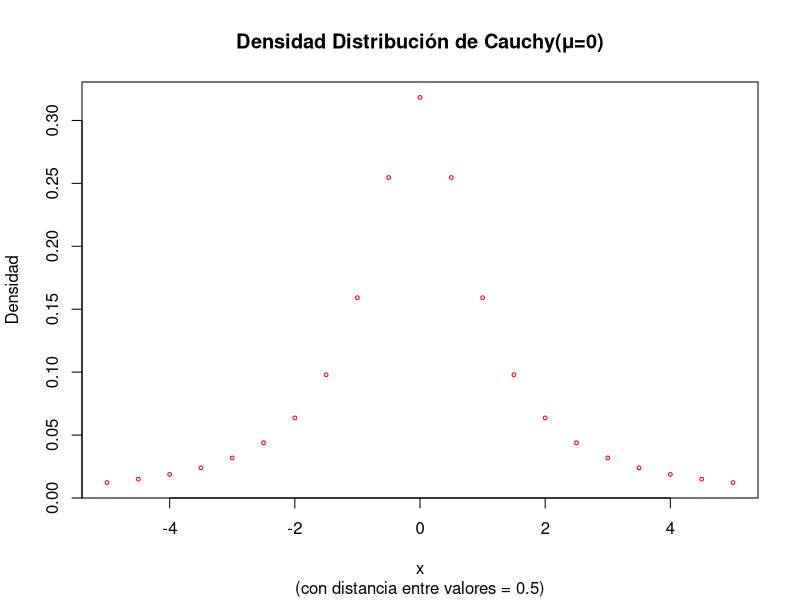
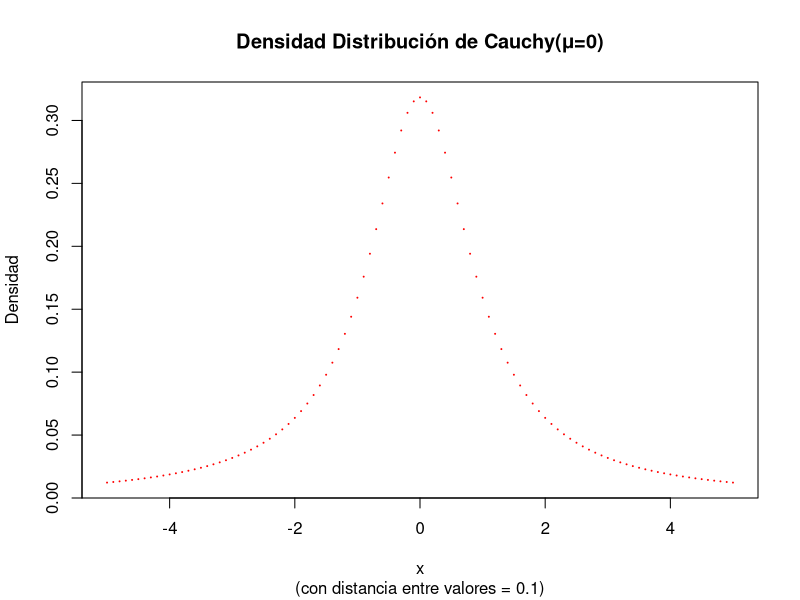
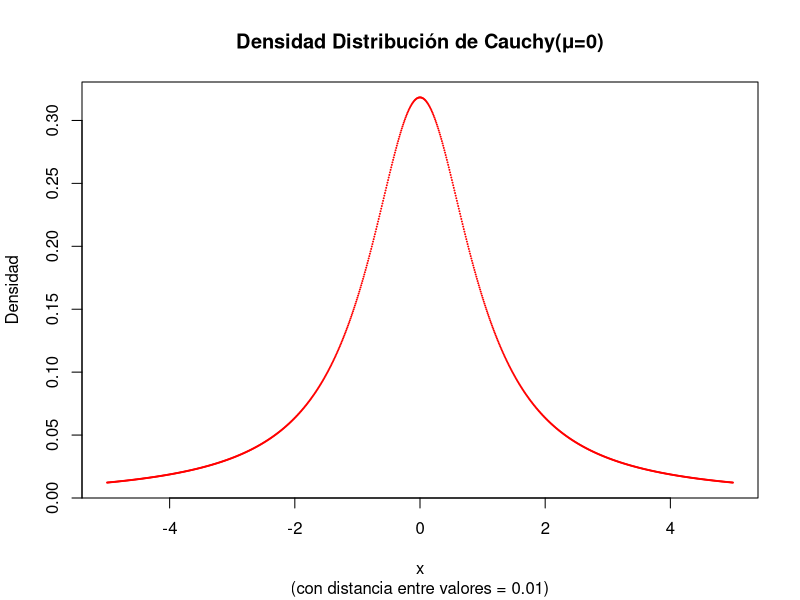
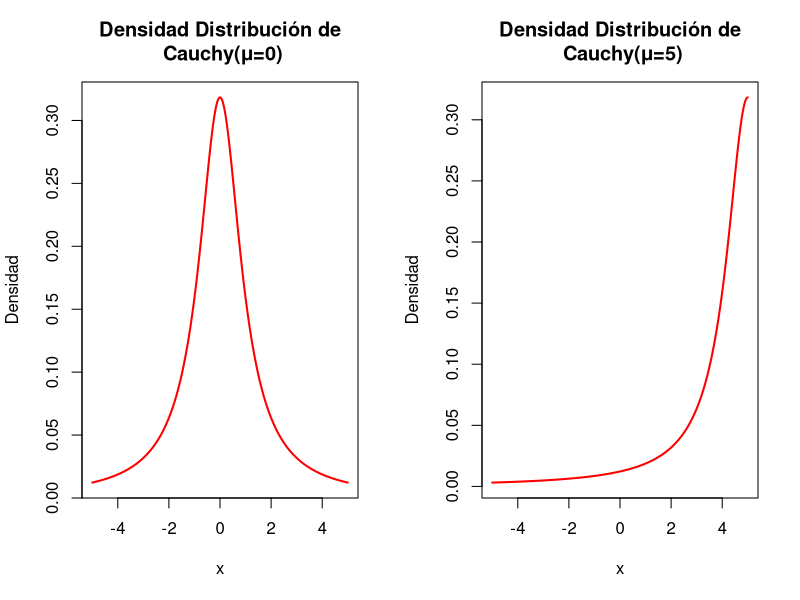
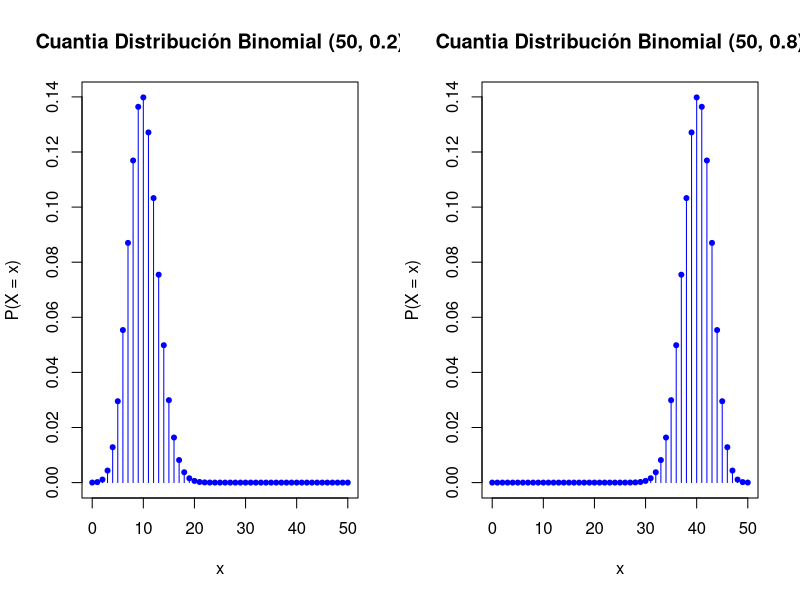
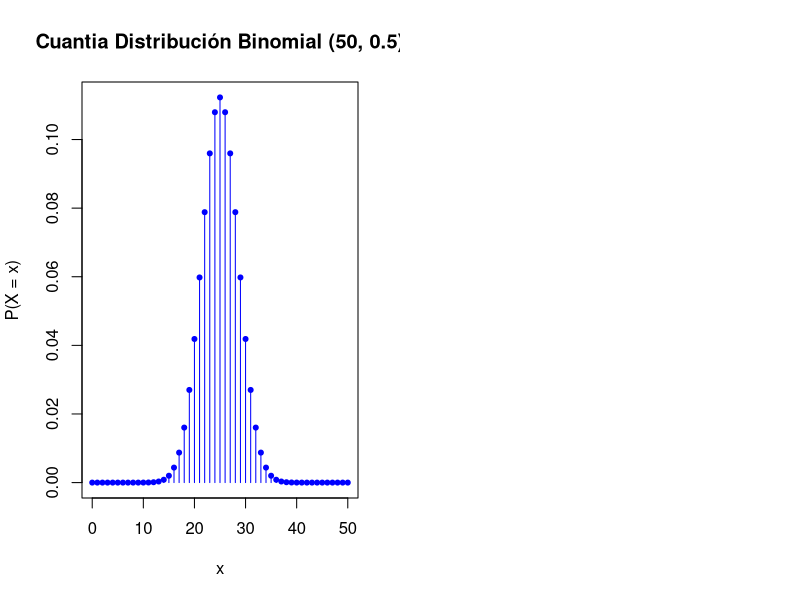

Generate these figures, in order, with R:
## ---- chunk 1
#Para la parte 2 y 3 tomamos mu = 0

dist_cauchy <- function(mu = 0, delta){
  x <- seq(-5, 5, by = delta) #secuencia con distancia delta
  probs <- (1/pi)*(1/(1 + (x - mu)^2)) #densidad // colas pesadas
  return(list(x = x, probs = probs))
} 

#Divido la funcion en dos por la diferencia en escala a la hora de graficar
#Parte 2 y 3
delta <- c(0.5, 0.1, 0.01)
for(d in delta){
  dt <- dist_cauchy(0, d)
  plot(dt$x, dt$probs, col = "red", xlab = "x", ylab = "Densidad",
       cex = d, main = "Densidad Distribución de Cauchy(μ=0)",
       sub = paste0("(con distancia entre valores = ", d, ")"))
}

#GRAFICAR CON TYPE = "l" ?? 

#Parte 4
par(mfrow = c(1,2))
mu <- c(0, 5)
for(m in mu){
  dt <- dist_cauchy(m, 0.01)
  plot(dt$x, dt$probs, col = "red", xlab = "x", ylab = "Densidad", type = "l",
       lwd = 2, main = paste0("Densidad Distribución de\n Cauchy(μ=", m, ")"))
}

## ---- chunk 2
#Distribucion binomial // p en [0,1], x en {0, ..., n}

#descartado // sapply(x, function(y) dist_binom(y, p, n))

plot_binom <- function(n = 50, p){
  x <- 0:n
  probs <- choose(n,x)*(p^x)*(1-p)^(n - x)
  plot(x, probs, type = "h", xlab = "x", ylab = "P(X = x)", col = "blue",
       main = paste0("Cuantia Distribución Binomial (",n, ", ", p,")"))
  points(x, probs, col = "blue", pch = 20)
}

plot_binom(p = 0.2)
plot_binom(p = 0.8)
plot_binom(p = 0.5)

